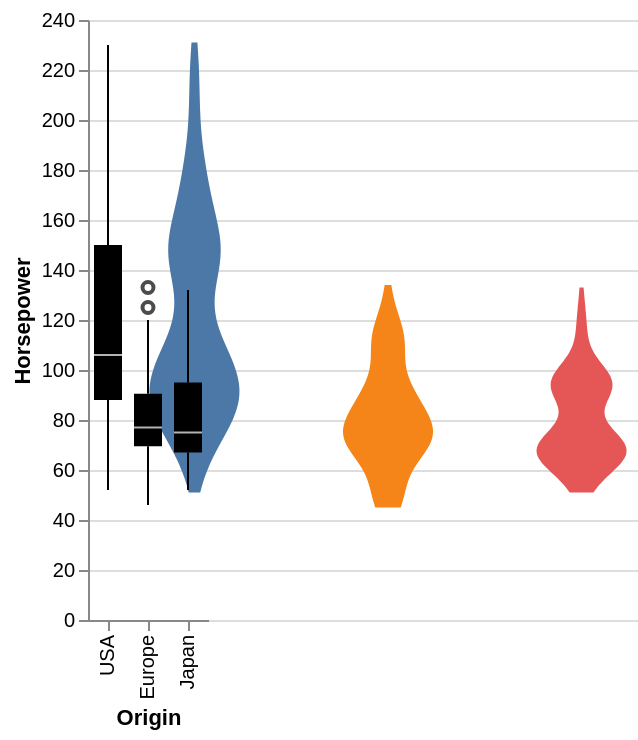

The Vega-Lite source for this figure:
### Vega-Lite specification from a JSON file in a GitHub repository (floating-point values rounded to 4 significant figures; data arrays with more than 128 entries replaced by an {"elided": "..."} marker saying what was removed)
{"config": {"view": {"continuousWidth": 300, "continuousHeight": 300}}, "layer": [{"data": {"name": "data-436178437a4916390a797cd3a4c4a67d"}, "mark": {"type": "line", "fillOpacity": 1.0, "filled": true, "strokeOpacity": 0, "strokeWidth": 0.25}, "encoding": {"color": {"field": "__group", "legend": null, "sort": ["USA", "Europe", "Japan"], "title": null, "type": "nominal"}, "order": {"field": "__order", "type": "quantitative"}, "x": {"axis": null, "field": "__x", "scale": {"domain": [0, 100]}, "type": "quantitative"}, "y": {"field": "__y", "title": "Horsepower", "type": "quantitative"}}}, {"data": {"name": "data-d7a230a7326baf606a19256938f2a2d2"}, "mark": {"type": "boxplot", "color": "black", "median": {"fill": "white"}, "rule": {"stroke": "black"}, "ticks": false}, "encoding": {"x": {"axis": {}, "field": "Origin", "sort": ["USA", "Europe", "Japan"], "title": "Origin", "type": "nominal"}, "y": {"field": "Horsepower", "title": "Horsepower", "type": "quantitative"}}}], "resolve": {"axis": {"x": "independent"}}, "$schema": "https://vega.github.io/schema/vega-lite/v6.4.1.json", "datasets": {"data-436178437a4916390a797cd3a4c4a67d": {"elided": "1200 records"}, "data-d7a230a7326baf606a19256938f2a2d2": {"elided": "400 records"}}}
